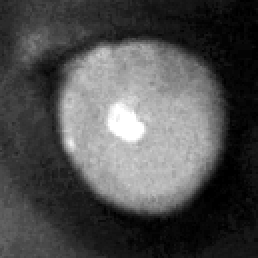
#> input picture img.png, 129 x 129 px (shown 2 times larger)
$ python -i deepvog_utils.py   (imports and definitions only)   (older library calls are emulated)
#> lines starting #> are read from the running program, lines starting #| are printed output that depends on the picture; after the words box and inside, x2 and y2 are one past the last pixel; in counts of white or black regions, pixels touching at a corner belong together
# CREDIT: DEEPVOG https://github.com/pydsgz/DeepVOG

import numpy
import matplotlib.pyplot as plt
from matplotlib.patches import Ellipse

import numpy as np
import matplotlib as mpl
from skimage.measure import label, regionprops
from skimage.morphology import closing, square
# from .bwperim import bwperim
# from .ellipses import LSqEllipse #The code is pulled frm https://github.com/bdhammel/least-squares-ellipse-fitting
from skimage.draw import ellipse_perimeter


"""Demonstration of least-squares fitting of ellipses
    __author__ = "Ben Hammel, Nick Sullivan-Molina"
    __credits__ = ["Ben Hammel", "Nick Sullivan-Molina"]
    __maintainer__ = "Ben Hammel"
    __email__ = "bdhammel@gmail.com"
    __status__ = "Development"
    Requirements
    ------------
    Python 2.X or 3.X
    numpy
    matplotlib
    References
    ----------
    (*) Halir, R., Flusser, J.: 'Numerically Stable Direct Least Squares
        Fitting of Ellipses'
    (**) http://mathworld.wolfram.com/Ellipse.html
    (***) White, A. McHale, B. 'Faraday rotation data analysis with least-squares
        elliptical fitting'
"""


class LSqEllipse:

    def fit(self, data):
        """Lest Squares fitting algorithm
        Theory taken from (*)
        Solving equation Sa=lCa. with a = |a b c d f g> and a1 = |a b c>
            a2 = |d f g>
        Args
        ----
        data (list:list:float): list of two lists containing the x and y data of the
            ellipse. of the form [[x1, x2, ..., xi],[y1, y2, ..., yi]]
        Returns
        ------
        coef (list): list of the coefficients describing an ellipse
           [a,b,c,d,f,g] corresponding to ax**2+2bxy+cy**2+2dx+2fy+g
        """
        x, y = numpy.asarray(data, dtype=float)

        # Quadratic part of design matrix [eqn. 15] from (*)
        D1 = numpy.mat(numpy.vstack([x ** 2, x * y, y ** 2])).T
        # Linear part of design matrix [eqn. 16] from (*)
        D2 = numpy.mat(numpy.vstack([x, y, numpy.ones(len(x))])).T

        # forming scatter matrix [eqn. 17] from (*)
        S1 = D1.T * D1
        S2 = D1.T * D2
        S3 = D2.T * D2

        # Constraint matrix [eqn. 18]
        C1 = numpy.mat('0. 0. 2.; 0. -1. 0.; 2. 0. 0.')

        # Reduced scatter matrix [eqn. 29]
        M = C1.I * (S1 - S2 * S3.I * S2.T)

        # M*|a b c >=l|a b c >. Find eigenvalues and eigenvectors from this equation [eqn. 28]
        eval, evec = numpy.linalg.eig(M)

        # eigenvector must meet constraint 4ac - b^2 to be valid.
        cond = 4 * numpy.multiply(evec[0, :], evec[2, :]) - numpy.power(evec[1, :], 2)
        a1 = evec[:, numpy.nonzero(cond.A > 0)[1]]

        # |d f g> = -S3^(-1)*S2^(T)*|a b c> [eqn. 24]
        a2 = -S3.I * S2.T * a1

        # eigenvectors |a b c d f g>
        self.coef = numpy.vstack([a1, a2])
        self._save_parameters()

    def _save_parameters(self):
        """finds the important parameters of the fitted ellipse

        Theory taken form http://mathworld.wolfram
        Args
        -----
        coef (list): list of the coefficients describing an ellipse
           [a,b,c,d,f,g] corresponding to ax**2+2bxy+cy**2+2dx+2fy+g
        Returns
        _______
        center (List): of the form [x0, y0]
        width (float): major axis
        height (float): minor axis
        phi (float): rotation of major axis form the x-axis in radians
        """

        # eigenvectors are the coefficients of an ellipse in general form
        # a*x^2 + 2*b*x*y + c*y^2 + 2*d*x + 2*f*y + g = 0 [eqn. 15) from (**) or (***)
        a = self.coef[0, 0]
        b = self.coef[1, 0] / 2.
        c = self.coef[2, 0]
        d = self.coef[3, 0] / 2.
        f = self.coef[4, 0] / 2.
        g = self.coef[5, 0]

        # finding center of ellipse [eqn.19 and 20] from (**)
        x0 = (c * d - b * f) / (b ** 2. - a * c)
        y0 = (a * f - b * d) / (b ** 2. - a * c)

        # Find the semi-axes lengths [eqn. 21 and 22] from (**)
        numerator = 2 * (a * f * f + c * d * d + g * b * b - 2 * b * d * f - a * c * g)
        denominator1 = (b * b - a * c) * ((c - a) * numpy.sqrt(1 + 4 * b * b / ((a - c) * (a - c))) - (c + a))
        denominator2 = (b * b - a * c) * ((a - c) * numpy.sqrt(1 + 4 * b * b / ((a - c) * (a - c))) - (c + a))
        width = numpy.sqrt(numerator / denominator1)
        height = numpy.sqrt(numerator / denominator2)

        # angle of counterclockwise rotation of major-axis of ellipse to x-axis [eqn. 23] from (**)
        # or [eqn. 26] from (***).
        phi = .5 * numpy.arctan((2. * b) / (a - c))

        self._center = [x0, y0]
        self._width = width
        self._height = height
        self._phi = phi

    @property
    def center(self):
        return self._center

    @property
    def width(self):
        return self._width

    @property
    def height(self):
        return self._height

    # [6 lines left out: function phi, not called in this run]

    def parameters(self):
        return self._center, self._width, self._height, self._phi


# [24 lines left out: function make_test_ellipse, not called in this run]

def isolate_islands(prediction, threshold):
    bw = closing(prediction > threshold, square(3))
    labelled = label(bw)
    regions_properties = regionprops(labelled)
    max_region_area = 0
    select_region = 0
    for region in regions_properties:
        if region.area > max_region_area:
            max_region_area = region.area
            select_region = region
    output = np.zeros(labelled.shape)
    if select_region == 0:
        return output
    else:
        output[labelled == select_region.label] = 1
        return output


# input: output from bwperim -- 2D image with perimeter of the ellipse = 1
def gen_ellipse_contour_perim(perim, color="r"):
    # Vertices
    input_points = np.where(perim == 1)
    if (np.unique(input_points[0]).shape[0]) < 6 or (np.unique(input_points[1]).shape[0] < 6):
        return None
    else:
        try:
            vertices = np.array([input_points[0], input_points[1]]).T
            # Contour
            fitted = LSqEllipse()
            fitted.fit([vertices[:, 1], vertices[:, 0]])
            center, w, h, radian = fitted.parameters()
            ell = mpl.patches.Ellipse(xy=[center[0], center[1]], width=w * 2, height=h * 2, angle=np.rad2deg(radian),
                                      fill=False, color=color)
            # Because of the np indexing of y-axis, orientation needs to be minus
            rr, cc = ellipse_perimeter(int(np.round(center[0])), int(np.round(center[1])), int(np.round(w)),
                                       int(np.round(h)), -radian)
            return (rr, cc, center, w, h, radian, ell)
        except:
            return None


# [16 lines left out: function gen_ellipse_contour_perim_compact, not called in this run]


def fit_ellipse(img, threshold=0.5, color="r", mask=None):
    isolated_pred = isolate_islands(img, threshold=threshold)
    perim_pred = bwperim(isolated_pred)

    # masking eyelid away from bwperim_output. Currently not available in DeepVOG (But will be used in DeepVOG-3D)
    if mask is not None:
        mask_bool = mask < 0.5
        perim_pred[mask_bool] = 0

    # masking bwperim_output on the img boundaries as 0
    perim_pred[0, :] = 0
    perim_pred[perim_pred.shape[0] - 1, :] = 0
    perim_pred[:, 0] = 0
    perim_pred[:, perim_pred.shape[1] - 1] = 0
    ellipse_info = gen_ellipse_contour_perim(perim_pred, color)

    return ellipse_info


# [27 lines left out: function fit_ellipse_compact, not called in this run]

# CREDIT: DEEPVOG https://github.com/pydsgz/DeepVOG

# vim: set ts=4 sts=4 sw=4 expandtab smartindent:
#
# This file was originally part of the octave-forge project
# Ported to python by Luis Pedro Coelho <luis@luispedro.org> (February 2008)
# Copyright (C) 2006       Soren Hauberg
# Copyright (C) 2008-2010  Luis Pedro Coelho (Python port)
#
# This program is free software; you can redistribute it and/or modify
# it under the terms of the GNU General Public License as published by
# the Free Software Foundation; either version 2, or (at your option)
# any later version.
#
# This program is distributed in the hope that it will be useful, but
# WITHOUT ANY WARRANTY; without even the implied warranty of
# MERCHANTABILITY or FITNESS FOR A PARTICULAR PURPOSE.  See the GNU
# General Public License for more details.
#
# You should have received a copy of the GNU General Public License
# along with this file.  If not, see <http://www.gnu.org/licenses/>.

import numpy as np

__all__ = ['bwperim']

def bwperim(bw, n=4):
    """
    perim = bwperim(bw, n=4)
    Find the perimeter of objects in binary images.
    A pixel is part of an object perimeter if its value is one and there
    is at least one zero-valued pixel in its neighborhood.
    By default the neighborhood of a pixel is 4 nearest pixels, but
    if `n` is set to 8 the 8 nearest pixels will be considered.
    Parameters
    ----------
      bw : A black-and-white image
      n : Connectivity. Must be 4 or 8 (default: 8)
    Returns
    -------
      perim : A boolean image
    """

    if n not in (4,8):
        raise ValueError('mahotas.bwperim: n must be 4 or 8')
    rows,cols = bw.shape

    # Translate image by one pixel in all directions
    north = np.zeros((rows,cols))
    south = np.zeros((rows,cols))
    west = np.zeros((rows,cols))
    east = np.zeros((rows,cols))

    north[:-1,:] = bw[1:,:]
    south[1:,:]  = bw[:-1,:]
    west[:,:-1]  = bw[:,1:]
    east[:,1:]   = bw[:,:-1]
    idx = (north == bw) & \
          (south == bw) & \
          (west  == bw) & \
          (east  == bw)
    if n == 8:
        north_east = np.zeros((rows, cols))
        north_west = np.zeros((rows, cols))
        south_east = np.zeros((rows, cols))
        south_west = np.zeros((rows, cols))
        north_east[:-1, 1:]   = bw[1:, :-1]
        north_west[:-1, :-1] = bw[1:, 1:]
        south_east[1:, 1:]     = bw[:-1, :-1]
        south_west[1:, :-1]   = bw[:-1, 1:]
        idx &= (north_east == bw) & \
               (south_east == bw) & \
               (south_west == bw) & \
               (north_west == bw)
    return ~idx * bw

>>> import cv2
>>> picture = cv2.imread('img.png', cv2.IMREAD_GRAYSCALE)
#> picture is the input picture: shape (129, 129); min 0, max 255, mean 78.6
>>> result = fit_ellipse(picture)
#> in isolate_islands, `bw = closing(prediction > threshold, square(3))`:
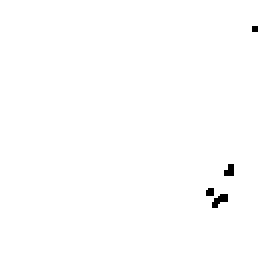
#> bw: shape (129, 129) bool (shown 2 times larger); 99.5% white; 4 black regions (2 under 20 px), largest, box (x1, y1, x2, y2) and area: (106, 97, 114, 104) 33, (112, 82, 117, 88) 24
#> in isolate_islands, `labelled = label(bw)`: labelled: shape (129, 129) int32; values 0 (black) and 1 (white), 99.5% white; 4 black regions (2 under 20 px)
#> in isolate_islands, `regions_properties = regionprops(labelled)`: regions_properties = 1 regions; box (x1, y1, x2, y2) and area: (0, 0, 129, 129) 16560
#> the loop in isolate_islands, `for region in regions_properties:` made 1 pass
#> max_region_area on pass 1: 16560
#> after the loop in isolate_islands, `for region in regions_properties:`: max_region_area = 16560
#> in bwperim, `north[:-1,:] = bw[1:,:]`:
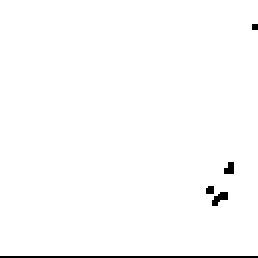
#> north: shape (129, 129) float64 (shown 2 times larger); values 0 (black) and 1 (white), 98.7% white; black in thin lines or dots
#> in bwperim, `south[1:,:]  = bw[:-1,:]`:
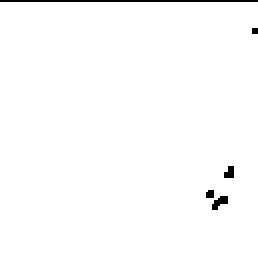
#> south: shape (129, 129) float64 (shown 2 times larger); values 0 (black) and 1 (white), 98.7% white; black in thin lines or dots, all inside (x1, y1, x2, y2) = (0, 0, 129, 105)
#> in bwperim, `west[:,:-1]  = bw[:,1:]`: west: shape (129, 129) float64; values 0 (black) and 1 (white), 98.7% white; black in thin lines or dots, all inside (x1, y1, x2, y2) = (102, 0, 129, 129)
#> in bwperim, `east[:,1:]   = bw[:,:-1]`:
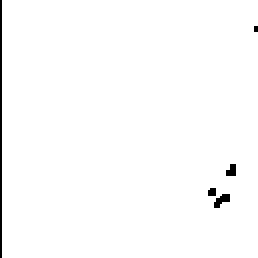
#> east: shape (129, 129) float64 (shown 2 times larger); values 0 (black) and 1 (white), 98.8% white; black in thin lines or dots
#> in bwperim, `idx = (north == bw) & \ (south == bw) & \ (west  == bw) & \ (east  == ..`:
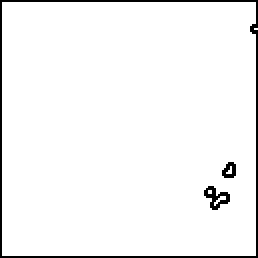
#> idx: shape (129, 129) bool (shown 2 times larger); 96.2% white; black in thin lines or dots
#> in bwperim, `return ~idx * bw`:
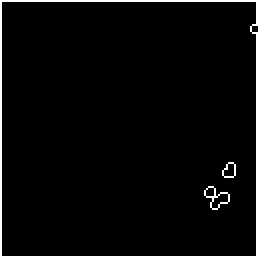
#> returned value: shape (129, 129) float64 (shown 2 times larger); values 0 (black) and 1 (white), 3.5% white in thin lines or dots
#> in fit_ellipse, `perim_pred[:, perim_pred.shape[1] - 1] = 0`:
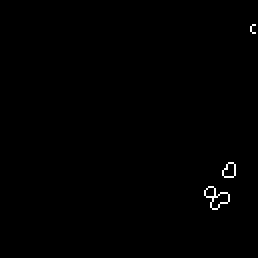
#> perim_pred: shape (129, 129) float64 (shown 2 times larger); values 0 (black) and 1 (white), 0.41% white in thin lines or dots, all inside (x1, y1, x2, y2) = (102, 12, 128, 105)
#> in gen_ellipse_contour_perim, `input_points = np.where(perim == 1)`: input_points = 68 positions, rows 12 to 104, columns 102 to 127
#> in gen_ellipse_contour_perim, `vertices = np.array([input_points[0], input_points[1]]).T`: vertices = 68 pairs, first value 12 to 104, second value 102 to 127
#> in fit, `x, y = numpy.asarray(data, dtype=float)`: x = 68 values, max 127 at index 1, min 102 at index 33, mean 111.6; y = 68 values from 12 to 104
#> in fit, `D1 = numpy.mat(numpy.vstack([x ** 2, x * y, y ** 2])).T`: D1 = 68 rows, first 8: [15876, 1512, 144], [16129, 1524, 144], [15625, 1625, 169], [15625, 1750, 196], [15625, 1875, 225], [15876, 2016, 256], [16129, 2032, 256], [12996, 9234, 6561]
#> in fit, `D2 = numpy.mat(numpy.vstack([x, y, numpy.ones(len(x))])).T`: D2 = 68 rows, first 8: [126, 12, 1], [127, 12, 1], [125, 13, 1], [125, 14, 1], [125, 15, 1], [126, 16, 1], [127, 16, 1], [114, 81, 1]
#> in fit, `S1 = D1.T * D1`: S1 = [[1.08e+10, 7.79e+09, 6.49e+09], [7.79e+09, 6.49e+09, 5.58e+09], [6.49e+09, 5.58e+09, 4.85e+09]]
#> in fit, `S2 = D1.T * D2`: S2 = [[95513406, 70515238, 849984], [70515238, 59143302, 639506], [59143302, 50974443, 539477]]
#> in fit, `S3 = D2.T * D2`: S3 = [[849984, 639506, 7590], [639506, 539477, 5811], [7590, 5811, 68]]
#> in fit, `M = C1.I * (S1 - S2 * S3.I * S2.T)`: M = [[195882.5, -1343649.1, 7513339.7], [94870.6, -534318.6, 2687298.2], [17005, -47435.3, 195882.5]]
#> in fit, `eval, evec = numpy.linalg.eig(M)`: eval = [179235.3, -51409.6, -270379.4]; evec = [[-0.932, 0.336, -0.949], [-0.356, 0.929, -0.315], [-0.0616, 0.155, 0.00257]]
#> in fit, `cond = 4 * numpy.multiply(evec[0, :], evec[2, :]) - numpy.power(evec[1..`: cond = [[0.103, -0.654, -0.109]]
#> in fit, `a1 = evec[:, numpy.nonzero(cond.A > 0)[1]]`: a1 = [[-0.932], [-0.356], [-0.0616]]
#> in fit, `a2 = -S3.I * S2.T * a1`: a2 = [[236.4], [48.35], [-15024.7]]
#> in fit, `self.coef = numpy.vstack([a1, a2])`: self.coef = [[-0.932], [-0.356], [-0.0616], [236.4], [48.35], [-15024.7]]
#> in _save_parameters, `a = self.coef[0, 0]`: a = -0.932
#> in _save_parameters, `b = self.coef[1, 0] / 2.`: b = -0.178
#> in _save_parameters, `c = self.coef[2, 0]`: c = -0.0616
#> in _save_parameters, `d = self.coef[3, 0] / 2.`: d = 118.2
#> in _save_parameters, `f = self.coef[4, 0] / 2.`: f = 24.17
#> in _save_parameters, `g = self.coef[5, 0]`: g = -15024.7
#> in _save_parameters, `x0 = (c * d - b * f) / (b ** 2. - a * c)`: x0 = 115.6
#> in _save_parameters, `y0 = (a * f - b * d) / (b ** 2. - a * c)`: y0 = 58.61
#> in _save_parameters, `numerator = 2 * (a * f * f + c * d * d + g * b * b - 2 * b * d * f - a..`: numerator = -2.62
#> in _save_parameters, `denominator1 = (b * b - a * c) * ((c - a) * numpy.sqrt(1 + 4 * b * b /..`: denominator1 = -0.0498
#> in _save_parameters, `denominator2 = (b * b - a * c) * ((a - c) * numpy.sqrt(1 + 4 * b * b /..`: denominator2 = -0.00137
#> in _save_parameters, `width = numpy.sqrt(numerator / denominator1)`: width = 7.25
#> in _save_parameters, `height = numpy.sqrt(numerator / denominator2)`: height = 43.71
#> in _save_parameters, `phi = .5 * numpy.arctan((2. * b) / (a - c))`: phi = 0.194
#> in _save_parameters, `self._center = [x0, y0]`: self._center = [115.6, 58.61]
#> in _save_parameters, `self._width = width`: self._width = 7.25
#> in _save_parameters, `self._height = height`: self._height = 43.71
#> in _save_parameters, `self._phi = phi`: self._phi = 0.194
#> in gen_ellipse_contour_perim, `center, w, h, radian = fitted.parameters()`: center = [115.6, 58.61]; w = 7.25; h = 43.71; radian = 0.194
#> in gen_ellipse_contour_perim, `rr, cc = ellipse_perimeter(int(np.round(center[0])), int(np.round(cent..`: rr = 180 values, max 127 at index 78, min 104 at index 0, mean 115.5; cc = 180 values, max 102 at index 166, min 15 at index 76, mean 58.5
#> in fit_ellipse, `ellipse_info = gen_ellipse_contour_perim(perim_pred, color)`: ellipse_info = 7 items
#> result = 7 items
